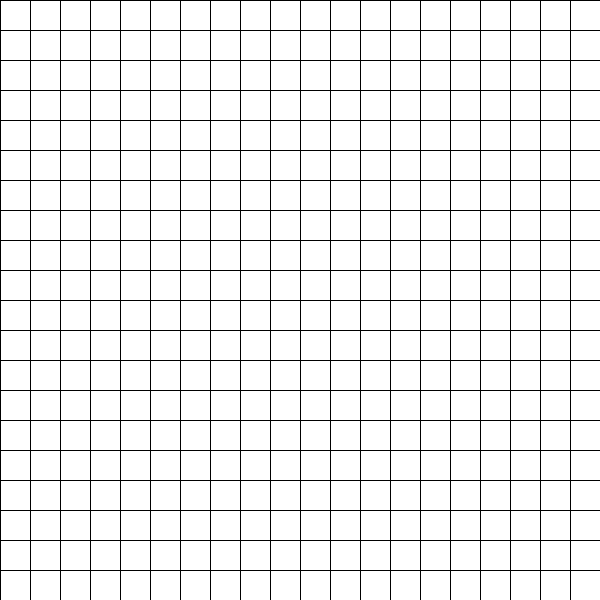
Frame 1 (no input)
Frame 60 (the mouse pressed at the canvas centre just before this capture): identical to frame 1, image omitted
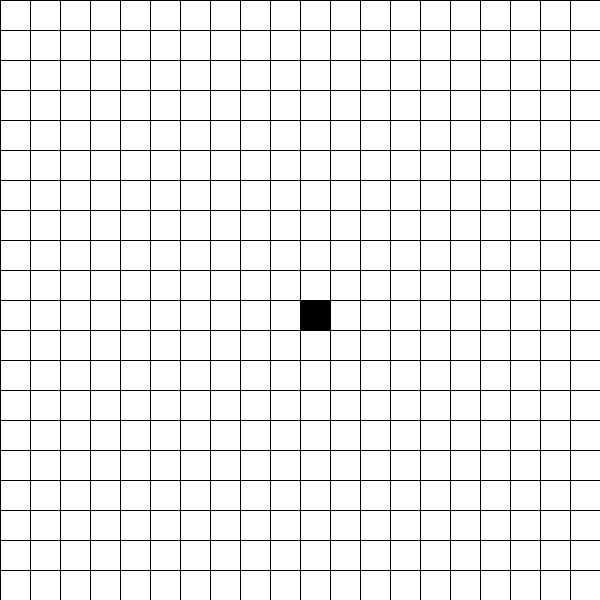
Frame 120 (the mouse held since frame 60 and released just before this capture)

The Processing sketch that drew these frames (run headless with seeded random() and noise(); from frame 60 on, the mouse is pressed at the canvas centre):

// Processing sketch: GameOfLife
// ── GameOfLife.pde
 //<>//
Integer width = 600;
Integer height = 600;
Integer cellSize = 30;
Integer numColumns = width / cellSize;
Integer numRows = height / cellSize;

int[][] board = new int[numColumns][numRows];

Boolean isRunning = false;
Boolean singleStep = false;

Integer generation = 0;

void setup() {
  size(600, 600);
  clearBoard();
  drawBoard();
  frameRate(3);
}

void mousePressed() {
  if (!isRunning) {
    // Initialize board
    int cellX = mouseX / cellSize;
    int cellY = mouseY / cellSize;
    if (board[cellX][cellY] == 0) {
      board[cellX][cellY] = 1;
    } else {
      board[cellX][cellY] = 0;
    }
    println("Setting cell [" + cellX + "," + cellY + "] alive");
    drawBoard();
  } else {
    resetBoardRandomly();
  }
}

void keyPressed() {
  if (key == 's') {
    if (isRunning) {
      println("Stopping in current state");
      isRunning = false;
    } else {
      println("Stepping one generation...");
      singleStep = true;
      advanceAGeneration();
    }
  } else {
    singleStep = false;
    isRunning = ! isRunning;
    if (isRunning) {
      println("Running...");
      if (isBoardCleared()) {
        println("Board is empty, so randomly setting it before starting");
        resetBoardRandomly();
      } else {
        println("Running from manual configuration");
      }
    } else {
      clearBoard();
      drawBoard();
      println("Click to initialize a cell");
    }
  }
}

void printDirections() {
  if (isRunning) {
    println("Click to set the board to a random configuration and run");
    println("Press any key to stop and clear the board");
  } else {
    println("Click to initialize a cell");
    println("Press 's' to advance one generation");
    println("Press any other key to start running");
  }
}

// Radomly reeset board cells 
void resetBoardRandomly() {
  //background(11, 222, 242);
  for (int x = 0; x < numColumns; x++) {
    for (int y = 0; y < numRows; y++) {
      board[x][y] = int(random(2));
    }
  }
}

// Clear board
void clearBoard() {
  generation = 0;
  for (int x = 0; x < numColumns; x++) {
    for (int y = 0; y < numRows; y++) {
      board[x][y] = 0;
    }
  }
}

Boolean isBoardCleared() {
  for (int x = 0; x < numColumns; x++) {
    for (int y = 0; y < numRows; y++) {
      if (board[x][y] == 0) return false;
    }
  }
  return true;
}

void draw() {
  if (isRunning) {
    advanceAGeneration();
  }
  drawBoard();
}

void drawBoard() {
  for (int x = 0; x < numColumns; x++) {
    for (int y = 0; y < numRows; y++) {
      if (board[x][y] == 0) {
        fill(255);
      } else {
        fill(0);
      }
      stroke(0);
      rect(x*cellSize, y*cellSize, cellSize, cellSize);
    }
  }
}

void advanceAGeneration() {
  int[][] next = new int[numColumns][numRows];
  for (int x = 1; x < numColumns-1; x++) {
    for (int y = 1; y < numRows-1; y++) {
      next[x][y] = nextState(x, y);
    }
  }

  board = next;
  println("Created generation " + generation);
  generation++;
}

// if state is equal to 1, then the cell is alive
int numNeighbors(int x, int y) {
  int neighbors = 0;
  for (int i = -1; i <= 1; i++) {
    for (int j = -1; j <= 1; j++) {
      int neighborX = x + i;
      int neighborY = y + j;
      if (neighborX >=0 && neighborX < numColumns && neighborY >= 0 && neighborY < numRows) {
        neighbors += board[neighborX][neighborY];
      } else {
        println("Not adding neighbors for coordinates " + x + "," + y); //<>//
      }
    }
  }
  neighbors -= board[x][y];
  return neighbors;
}

int nextState(int x, int y) {
  // If alive and I have less than two neighbors, I'll die of lonliness
  if ((board[x][y] == 1) && (numNeighbors(x, y) < 2)) return 0;

  // If alive and I have more than three neighbors, I'll die due to overpopulation
  if ((board[x][y] == 1) && (numNeighbors(x, y) > 3)) return 0;

  // If dead and I have exactly three neighbors, I'll be reborn
  if ((board[x][y] == 0) && (numNeighbors(x, y) == 3)) return 1;

  // Else, I'll stay in my current state, either dead or alive
  else return board[x][y];
}
